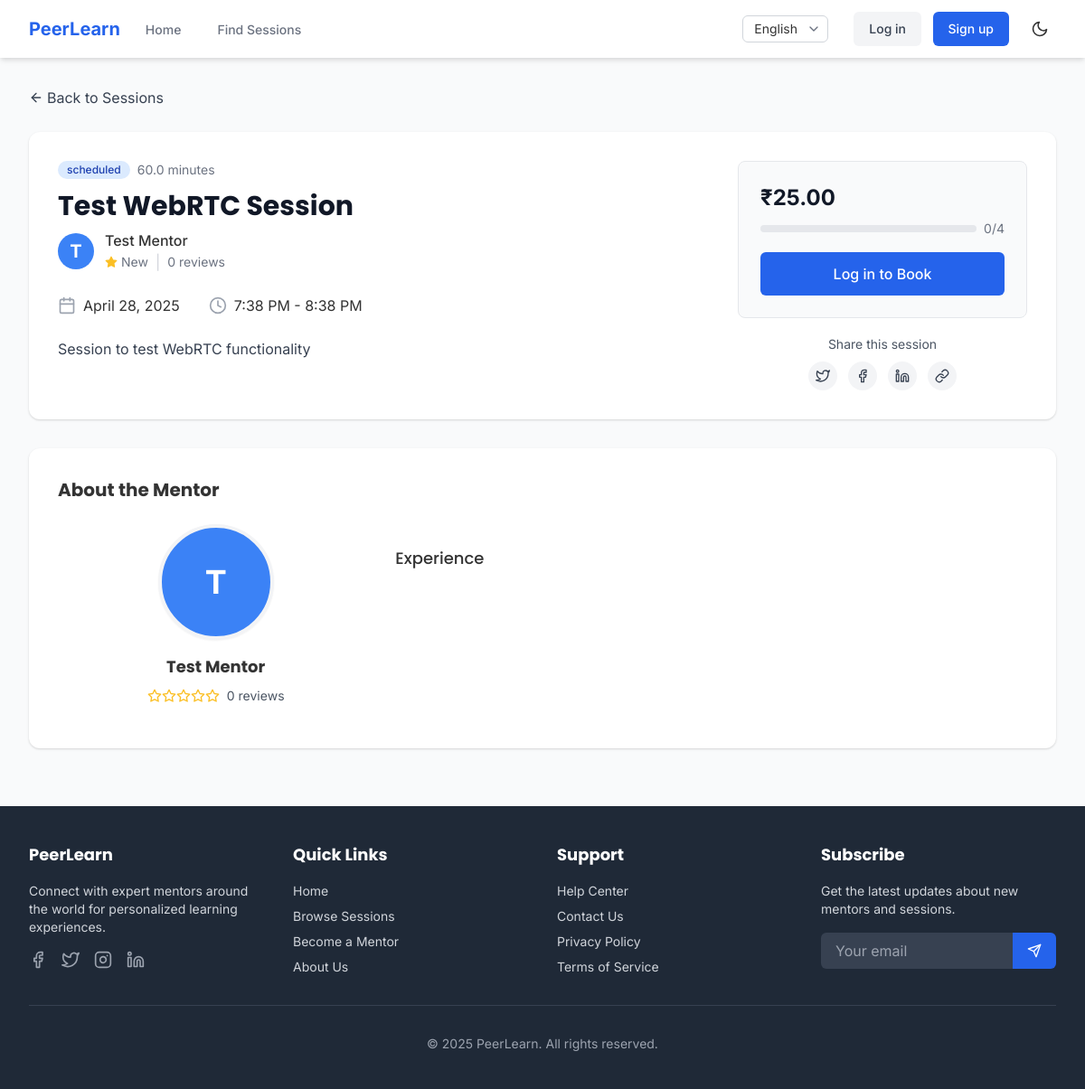
/sessions/4/, run on an earlier commit of the app's database.
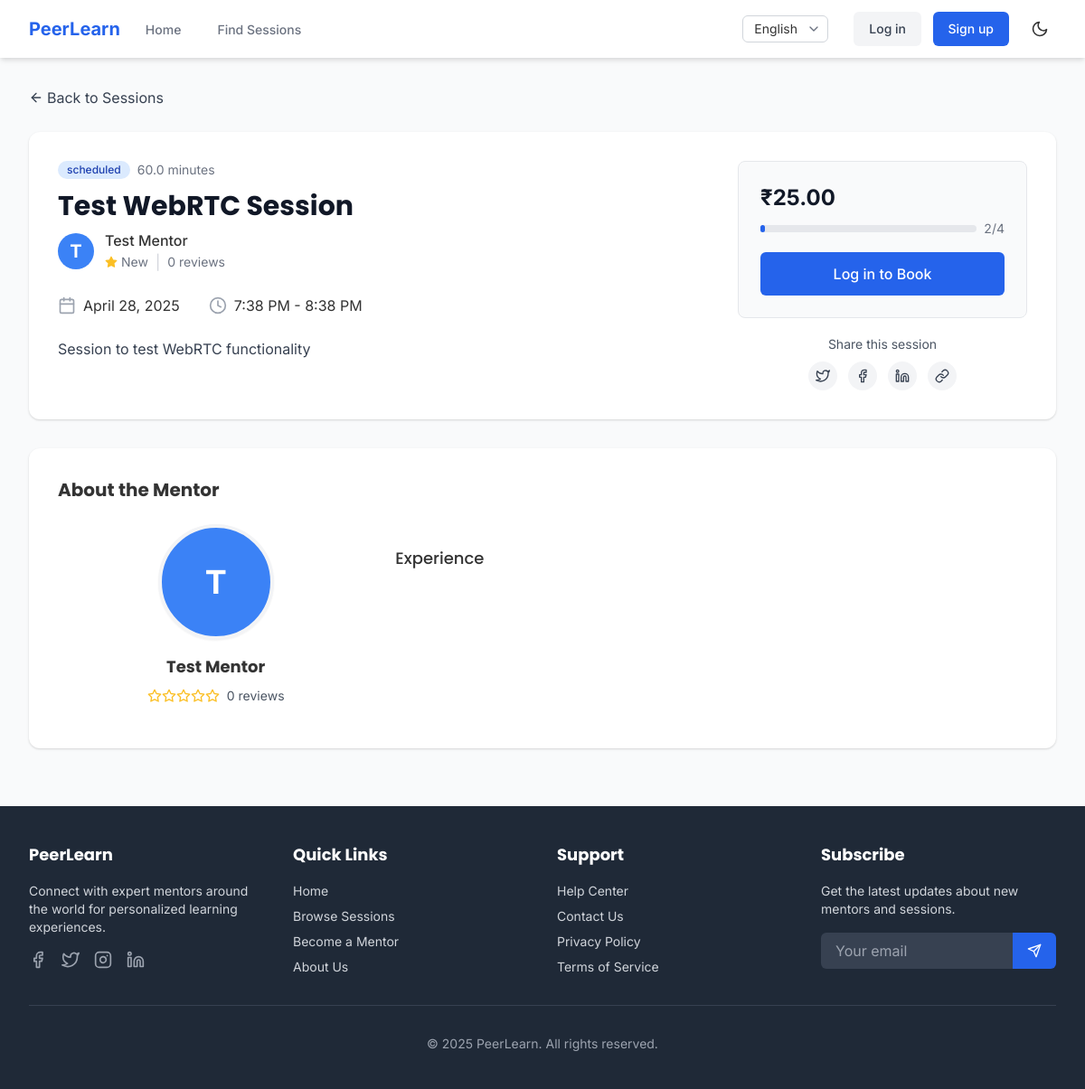
And on a later commit of the database.
### learning_sessions/models.py (models this page shows, shortened)
class Session(models.Model):
    STATUS_CHOICES = (
        ('scheduled', _('Scheduled')),
        ('in_progress', _('In Progress')),
        ('completed', _('Completed')),
        ('cancelled', _('Cancelled')),
    )
    mentor = models.ForeignKey(MentorProfile, on_delete=models.CASCADE, related_name='sessions')
    title = models.CharField(_('title'), max_length=255)
    description = models.TextField(_('description'))
    topics_to_cover = models.TextField(_('topics to cover'), blank=True, help_text=_("List of topics that will be covered in this session"))
    start_time = models.DateTimeField(_('start time'))
    end_time = models.DateTimeField(_('end time'))
    price = models.DecimalField(_('price'), max_digits=10, decimal_places=2)
    max_participants = models.PositiveIntegerField(_('maximum participants'), default=1)
    current_participants = models.PositiveIntegerField(_('current participants'), default=0)
    status = models.CharField(_('status'), max_length=20, choices=STATUS_CHOICES, default='scheduled')
    tags = models.CharField(_('tags'), max_length=255, blank=True, help_text=_("Comma-separated tags"))
    thumbnail = models.ImageField(_('thumbnail'), upload_to='session_thumbnails/', blank=True, null=True)
    created_at = models.DateTimeField(auto_now_add=True)
    updated_at = models.DateTimeField(auto_now=True)
    class Meta:
        ordering = ['start_time']
        indexes = [
            models.Index(fields=['start_time']),
            models.Index(fields=['status']),
        ]
    @property
    def duration_minutes(self):
        delta = self.end_time - self.start_time
        return delta.total_seconds() / 60

### users/models.py (models this page shows, shortened)
class MentorProfile(models.Model):
    user = models.OneToOneField(User, on_delete=models.CASCADE, related_name='mentor_profile')
    expertise = models.CharField(_('area of expertise'), max_length=255)
    bio = models.TextField(_('biography'))
    hourly_rate = models.DecimalField(_('hourly rate'), max_digits=10, decimal_places=2)
    is_approved = models.BooleanField(_('approved status'), default=False)
    intro_video = models.URLField(_('introduction video'), blank=True, null=True)
    average_rating = models.DecimalField(_('average rating'), max_digits=3, decimal_places=2, default=0)
    total_reviews = models.PositiveIntegerField(_('total reviews'), default=0)
    created_at = models.DateTimeField(auto_now_add=True)
    updated_at = models.DateTimeField(auto_now=True)

class User(AbstractUser):
    ROLE_CHOICES = (
        ('learner', _('Learner')),
        ('mentor', _('Mentor')),
        ('admin', _('Admin')),
    )
    username = None
    email = models.EmailField(_('email address'), unique=True)
    profile_picture = models.ImageField(_('profile picture'), upload_to='profile_pictures/', blank=True, null=True)
    role = models.CharField(_('role'), max_length=10, choices=ROLE_CHOICES, default='learner')
    two_factor_enabled = models.BooleanField(_('two-factor authentication'), default=False)
    USERNAME_FIELD = 'email'
    REQUIRED_FIELDS = []
    objects = UserManager()
    def get_full_name(self):
        return f"{self.first_name} {self.last_name}".strip() or self.email
    full_name = property(get_full_name)

### learning_sessions/views.py (the view)
# urls.py: path('<int:session_id>/', views.session_detail, name='session_detail'),
def session_detail(request, session_id):
    session = get_object_or_404(Session, id=session_id, mentor__is_approved=True)
    user_booking = None
    if request.user.is_authenticated:
        try:
            user_booking = Booking.objects.get(session=session, learner=request.user)
        except Booking.DoesNotExist:
            pass
    try:
        if request.user.is_authenticated and request.user.role == 'learner':
            from .ml_recommendations import get_content_based_recommendations
            related_sessions = get_content_based_recommendations(request.user, limit=3)
            related_sessions = [s for s in related_sessions if s.id != session.id][:3]
        else:
            raise Exception("User not authenticated as learner, using fallback")
    except Exception as e:
        print(f"Session detail recommendation error: {str(e)}")
        related_sessions = Session.objects.filter(
            tags__icontains=session.tags.split(',')[0] if session.tags else '',
            start_time__gt=timezone.now(),
            mentor__is_approved=True
        ).exclude(id=session.id).order_by('start_time')[:3]
    is_mentor = request.user.is_authenticated and request.user.role == 'mentor' and session.mentor.user == request.user
    is_booked = user_booking is not None
    context = {
        'session': session,
        'user_booking': user_booking,
        'is_booked': is_booked,
        'is_mentor': is_mentor,
        'related_sessions': related_sessions,
        'booking_form': BookingForm(),
        'now': timezone.now(),  # Pass current time for countdown
    }
    return render(request, 'sessions/session_detail.html', context)

### learning_sessions/forms.py
class BookingForm(forms.ModelForm):
    coupon_code = forms.CharField(
        required=False,
        widget=forms.TextInput(attrs={
            'class': 'w-full px-4 py-2 rounded-lg border border-gray-300',
            'placeholder': _('Coupon Code')
        })
    )
    class Meta:
        model = Booking
        fields = []  # No fields from model needed, session and learner will be set in view

### templates/sessions/session_detail.html (shortened to what the changed rows need)
{% extends 'base.html' %}
{% load i18n %}
{% load static %}
{% block content %}
<div class="bg-gray-50 min-h-screen py-8">
    <div class="max-w-7xl mx-auto px-4 sm:px-6 lg:px-8">
        <div class="bg-white shadow rounded-xl overflow-hidden mb-8">
            <div class="p-6 md:p-8">
                <div class="flex flex-col md:flex-row md:items-start md:justify-between">
                    <div class="flex-grow mb-6 md:mb-0 md:mr-8">
                        <div class="flex items-center mb-3">
                            <span class="bg-blue-100 text-blue-800 text-xs font-medium px-2.5 py-0.5 rounded-full mr-2">
                                {{ session.status }}
                            </span>
                            <span class="text-gray-500 text-sm">{{ session.duration_minutes }} {% trans "minutes" %}</span>
                        </div>
                        <h1 class="text-2xl md:text-3xl font-bold text-gray-900 mb-2">{{ session.title }}</h1>
                        <div class="flex items-center mb-6">
                            {% if session.mentor.user.profile_picture %}
                                <img src="{{ session.mentor.user.profile_picture.url }}" alt="{{ session.mentor.user.get_full_name }}" class="h-10 w-10 rounded-full object-cover mr-3">
                            {% else %}
                                <div class="h-10 w-10 rounded-full bg-blue-500 text-white flex items-center justify-center font-bold text-xl mr-3">
                                    {{ session.mentor.user.first_name|first|upper }}
                                </div>
                            {% endif %}
                            <div>
                                <p class="font-medium">{{ session.mentor.user.get_full_name }}</p>
                                <div class="flex items-center">
                                    <div class="flex items-center text-yellow-400 mr-1">
                                        <i data-feather="star" class="h-3.5 w-3.5 fill-current"></i>
                                    </div>
                                    <span class="text-sm text-gray-500">{{ session.mentor.average_rating|default:"New" }}</span>
                                    <span class="mx-2 text-gray-300">|</span>
                                    <span class="text-sm text-gray-500">{{ session.mentor.total_reviews|default:"0" }} {% trans "reviews" %}</span>
                                </div>
                            </div>
                        </div>
                        <div class="flex flex-col md:flex-row mb-6">
                            <div class="flex items-center mb-3 md:mb-0 md:mr-8">
                                <i data-feather="calendar" class="h-5 w-5 text-gray-400 mr-2"></i>
                                <span>{{ session.start_time|date:"F j, Y" }}</span>
                            </div>
                            <div class="flex items-center">
                                <i data-feather="clock" class="h-5 w-5 text-gray-400 mr-2"></i>
                                <span>{{ session.start_time|date:"g:i A" }} - {{ session.end_time|date:"g:i A" }}</span>
                            </div>
                        </div>
                        <div class="prose max-w-none mb-6">
                            <p class="text-gray-700">{{ session.description }}</p>
                        </div>
                    </div>
                    <div class="w-full md:w-80 shrink-0">
                        <div class="bg-gray-50 border border-gray-200 rounded-lg p-6">
                            <div class="flex flex-col mb-2">
                                <div class="flex items-center">
                                    <span class="text-2xl font-bold text-gray-900">₹{{ session.price }}</span>
                                </div>
                            </div>
                            <div class="flex items-center mb-4">
                                <div class="w-full bg-gray-200 rounded-full h-2">
                                    <div class="bg-blue-600 h-2 rounded-full" style="width: {{ session.current_participants|floatformat:0 }}%"></div>
                                </div>
                                <span class="text-sm text-gray-500 ml-2">{{ session.current_participants }}/{{ session.max_participants }}</span>
                            </div>
                        </div>
                    </div>
                </div>
            </div>
        </div>
        <div class="bg-white shadow rounded-xl overflow-hidden mb-8">
            <div class="p-6 md:p-8">
                <h2 class="text-xl font-bold mb-6">{% trans "About the Mentor" %}</h2>
                <div class="flex flex-col md:flex-row">
                    <div class="md:w-1/3 mb-6 md:mb-0 md:mr-6">
                        <div class="flex flex-col items-center">
                            {% if session.mentor.user.profile_picture %}
                                <img src="{{ session.mentor.user.profile_picture.url }}" alt="{{ session.mentor.user.get_full_name }}" class="h-32 w-32 rounded-full object-cover mb-4 border-4 border-gray-100 shadow-sm">
                            {% else %}
                                <div class="h-32 w-32 rounded-full bg-blue-500 text-white flex items-center justify-center font-bold text-4xl mb-4 border-4 border-gray-100 shadow-sm">
                                    {{ session.mentor.user.first_name|first|upper }}
                                </div>
                            {% endif %}
                            <h3 class="text-lg font-bold">{{ session.mentor.user.get_full_name }}</h3>
                            <div class="flex items-center mb-4">
                                <div class="flex items-center text-yellow-400">
                                    {% for i in "12345" %}
                                        {% if forloop.counter <= session.mentor.average_rating|default:0 %}
                                            <i data-feather="star" class="h-4 w-4 fill-current"></i>
                                        {% else %}
                                            <i data-feather="star" class="h-4 w-4"></i>
                                        {% endif %}
                                    {% endfor %}
                                </div>
                                <span class="ml-2 text-sm text-gray-600">{{ session.mentor.total_reviews|default:"0" }} {% trans "reviews" %}</span>
                            </div>
                        </div>
                    </div>
                </div>
            </div>
        </div>
    </div>
</div>
{% endblock %}

What changed in the data, as far as the page shows it:
changed Session "Test WebRTC Session": current_participants "0" → "2"
